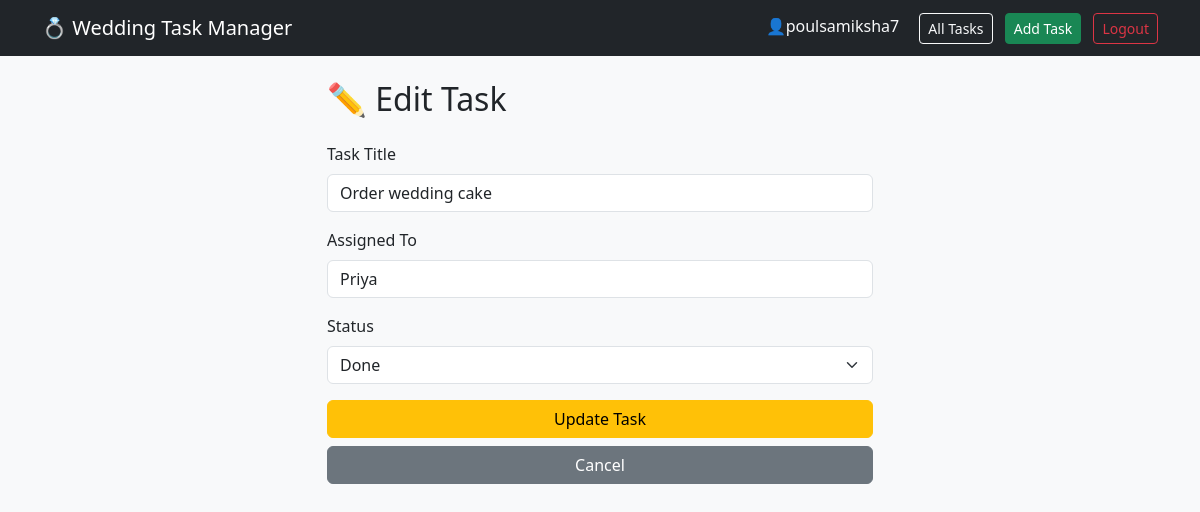
Screenshot of /edit/3 (signed in) with the database file from the repository.
### app.py (models this page shows, shortened)
class User(UserMixin,db.Model):
    id=db.Column(db.Integer,primary_key=True)
    username=db.Column(db.String(100),unique=True,nullable=False)
    email=db.Column(db.String(150),unique=True,nullable=False)
    password=db.Column(db.String(200),nullable=False)

class Task(db.Model):
    id = db.Column(db.Integer, primary_key=True)
    title = db.Column(db.String(200), nullable=False)
    assigned_to = db.Column(db.String(100), nullable=False)
    status = db.Column(db.String(20), default='Pending')

### app.py (the view, shortened to what this page needs)
@app.route('/edit/<int:task_id>', methods=['GET','POST'])
@login_required
def edit_task(task_id):
    task=Task.query.get_or_404(task_id)
    return render_template('edit_task.html',task=task)

### app.py (called while the page is built)
@login_manager.user_loader
def load_user(user_id):
    return User.query.get(int(user_id))

### templates/edit_task.html (shortened to what this page needs)
{% extends "base.html" %}
{% block content %}
<div class="row justify-content-center">
    <div class="col-md-6">
        <h2 class="mb-4">✏️ Edit Task</h2>
        <form action="{{url_for('edit_task',task_id=task.id)}}" method="POST">
            <div class="mb-3">
                <label class="form-label">Task Title</label>
                <input type="text" name="title" class="form-control" value="{{task.title}}" required>
            </div>
            <div class="mb-3">
                <label class="form-label">Assigned To </label>
                <input type="text" name="assigned_to" class="form-control" value="{{task.assigned_to}}" required>
            </div>
            <div class="mb-3">
                <label class="form-label">Status</label>
                <select name="status" class="form-select">
                    <option value="Done" {% if task.status=="Done" %}selected{% endif %}>Done</option>
                </select>
            </div>
            <button type="submit" class="btn btn-warning w-100">
                Update Task
            </button>
        </form>
        <a href="{{url_for('tasks')}}" class="btn btn-secondary w-100 mt-2">
            Cancel
        </a>
    </div>
</div>
{% endblock %}

### templates/base.html (shortened to what this page needs)
<!DOCTYPE html>
<html lang="en">
<head>
    <link href="https://cdn.jsdelivr.net/npm/bootstrap@5.3.0/dist/css/bootstrap.min.css" rel="stylesheet">
    <link rel="stylesheet" href="{{ url_for('static', filename='css/style.css') }}">
</head>
<body>
    <nav class="navbar navbar-expand-lg navbar-dark bg-dark">
        <div class="container">
            <a class="navbar-brand" href="{{ url_for('home') }}">💍 Wedding Task Manager</a>
            <div>
                {% if current_user.is_authenticated %}
                    <span class="text-light me-3">👤{{current_user.username}}</span>
                    <a class="btn btn-outline-light btn-sm me-2" href="{{ url_for('tasks') }}">All Tasks</a>
                    <a href="{{url_for('add_task')}}" class="btn btn-success btn-sm me-2">Add Task</a>
                    <a href="{{url_for('logout')}}" class="btn btn-outline-danger btn-sm">Logout</a>
                {% else %}
                    <a href="{{url_for('login')}}" class="btn btn-outline-light btn-sm me-2">Login</a>
                    <a href="{{url_for('register')}}" class="btn btn-success btn-sm">Register</a>
                {% endif %}
            </div>
        </div>
    </nav>
    <div class="container mt-4">
        {% block content %}
        {% endblock %}
    </div>
</body>
</html>

### static/css/style.css (style rules this page uses)
body { background-color: #f8f9fa; }

### rows the page displays
User: username "poulsamiksha7"
Task: title "Order wedding cake", assigned_to "Priya", status "Done"
